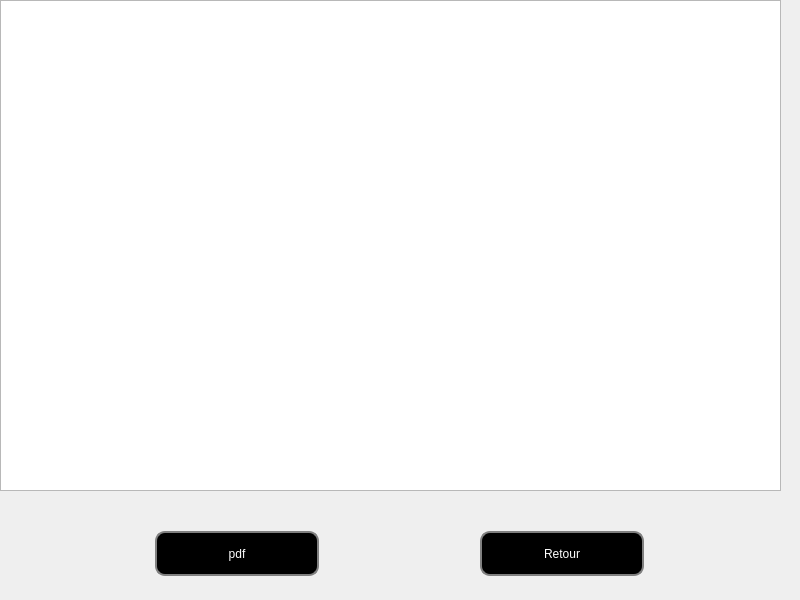
<?xml version="1.0" encoding="UTF-8"?>
<ui version="4.0">
 <class>ordon</class>
 <widget class="QDialog" name="ordon">
  <property name="geometry">
   <rect>
    <x>0</x>
    <y>0</y>
    <width>800</width>
    <height>600</height>
   </rect>
  </property>
  <property name="windowTitle">
   <string>Dialog</string>
  </property>
  <widget class="QStackedWidget" name="stackedWidget">
   <property name="geometry">
    <rect>
     <x>-10</x>
     <y>0</y>
     <width>801</width>
     <height>591</height>
    </rect>
   </property>
   <property name="styleSheet">
    <string notr="true">#MyLoginForm {
background: red;
}

#mainFrame {
border: 3px solid red;
border-radius: 40px;
background: white;
}
QLineEdit {
padding: 1px;
border-style: solid;
border: 2px solid green;
border-radius: 8px;
}

QPushButton {
color: white;
  background: bleu;

border-width: 2px;
border-color: gray;
border-style: solid;
border-radius: 10;
padding: 3px;
font-size: 12px;
padding-left: 5px;
padding-right: 5px;
min-width: 150px;
max-width: 150px;
min-height: 35px;
max-height: 35px;
}
QLabel {
font-weight: blue;
font-size: 13px;
}
QPushButton:hover { background-color: #66c011; }
</string>
   </property>
   <property name="currentIndex">
    <number>2</number>
   </property>
   <widget class="QWidget" name="page">
    <widget class="QWidget" name="layoutWidget">
     <property name="geometry">
      <rect>
       <x>310</x>
       <y>10</y>
       <width>166</width>
       <height>581</height>
      </rect>
     </property>
     <layout class="QVBoxLayout" name="verticalLayout">
      <item>
       <widget class="QPushButton" name="pushButton">
        <property name="text">
         <string>Ajouter</string>
        </property>
       </widget>
      </item>
      <item>
       <widget class="QPushButton" name="pushButton_2">
        <property name="text">
         <string>Afficher</string>
        </property>
       </widget>
      </item>
      <item>
       <widget class="QPushButton" name="pushButton_6">
        <property name="text">
         <string>modifier</string>
        </property>
       </widget>
      </item>
      <item>
       <widget class="QPushButton" name="pushButton_3">
        <property name="text">
         <string>Supprimer</string>
        </property>
       </widget>
      </item>
      <item>
       <widget class="QPushButton" name="pushButton_14">
        <property name="text">
         <string>Retour</string>
        </property>
       </widget>
      </item>
     </layout>
    </widget>
   </widget>
   <widget class="QWidget" name="page_4">
    <widget class="QGroupBox" name="groupBox">
     <property name="geometry">
      <rect>
       <x>20</x>
       <y>130</y>
       <width>771</width>
       <height>231</height>
      </rect>
     </property>
     <property name="title">
      <string>ajouter ordonnance</string>
     </property>
     <widget class="QLabel" name="label">
      <property name="geometry">
       <rect>
        <x>10</x>
        <y>40</y>
        <width>71</width>
        <height>16</height>
       </rect>
      </property>
      <property name="text">
       <string>numero </string>
      </property>
     </widget>
     <widget class="QLineEdit" name="line_id">
      <property name="geometry">
       <rect>
        <x>109</x>
        <y>40</y>
        <width>113</width>
        <height>20</height>
       </rect>
      </property>
     </widget>
     <widget class="QLabel" name="label_2">
      <property name="geometry">
       <rect>
        <x>10</x>
        <y>130</y>
        <width>81</width>
        <height>16</height>
       </rect>
      </property>
      <property name="text">
       <string>date</string>
      </property>
     </widget>
     <widget class="QLineEdit" name="lineEdit_50">
      <property name="geometry">
       <rect>
        <x>110</x>
        <y>127</y>
        <width>113</width>
        <height>22</height>
       </rect>
      </property>
     </widget>
    </widget>
    <widget class="QWidget" name="horizontalLayoutWidget">
     <property name="geometry">
      <rect>
       <x>20</x>
       <y>510</y>
       <width>781</width>
       <height>80</height>
      </rect>
     </property>
     <layout class="QHBoxLayout" name="horizontalLayout_3">
      <item>
       <widget class="QPushButton" name="pb_ajouter">
        <property name="text">
         <string>ajouter</string>
        </property>
       </widget>
      </item>
      <item>
       <widget class="QPushButton" name="pushButton_7">
        <property name="text">
         <string>Retour</string>
        </property>
       </widget>
      </item>
     </layout>
    </widget>
   </widget>
   <widget class="QWidget" name="page_3">
    <widget class="QWidget" name="layoutWidget_3">
     <property name="geometry">
      <rect>
       <x>10</x>
       <y>530</y>
       <width>801</width>
       <height>47</height>
      </rect>
     </property>
     <layout class="QHBoxLayout" name="horizontalLayout">
      <item>
       <widget class="QPushButton" name="pushButton_4">
        <property name="text">
         <string>pdf</string>
        </property>
       </widget>
      </item>
      <item>
       <widget class="QPushButton" name="pushButton_8">
        <property name="text">
         <string>Retour</string>
        </property>
       </widget>
      </item>
     </layout>
    </widget>
    <widget class="QTableView" name="tableView">
     <property name="geometry">
      <rect>
       <x>10</x>
       <y>0</y>
       <width>781</width>
       <height>491</height>
      </rect>
     </property>
    </widget>
   </widget>
   <widget class="QWidget" name="page_6">
    <widget class="QLabel" name="label_21">
     <property name="geometry">
      <rect>
       <x>40</x>
       <y>20</y>
       <width>281</width>
       <height>31</height>
      </rect>
     </property>
     <property name="font">
      <font>
       <pointsize>-1</pointsize>
      </font>
     </property>
     <property name="text">
      <string>Enregistrer dans un fichier PDF</string>
     </property>
    </widget>
    <widget class="QLineEdit" name="lineEdit_3">
     <property name="geometry">
      <rect>
       <x>40</x>
       <y>70</y>
       <width>181</width>
       <height>20</height>
      </rect>
     </property>
     <property name="text">
      <string/>
     </property>
    </widget>
    <widget class="QTextEdit" name="textEdit">
     <property name="geometry">
      <rect>
       <x>36</x>
       <y>111</y>
       <width>761</width>
       <height>371</height>
      </rect>
     </property>
    </widget>
    <widget class="QWidget" name="horizontalLayoutWidget_2">
     <property name="geometry">
      <rect>
       <x>20</x>
       <y>510</y>
       <width>781</width>
       <height>80</height>
      </rect>
     </property>
     <layout class="QHBoxLayout" name="horizontalLayout_4">
      <item>
       <widget class="QPushButton" name="pushButton_12">
        <property name="text">
         <string>enregistrer</string>
        </property>
       </widget>
      </item>
      <item>
       <widget class="QPushButton" name="pushButton_11">
        <property name="text">
         <string>annuler</string>
        </property>
       </widget>
      </item>
     </layout>
    </widget>
   </widget>
   <widget class="QWidget" name="page_5">
    <widget class="QLineEdit" name="lineEdit">
     <property name="geometry">
      <rect>
       <x>110</x>
       <y>90</y>
       <width>113</width>
       <height>20</height>
      </rect>
     </property>
    </widget>
    <widget class="QLabel" name="label_10">
     <property name="geometry">
      <rect>
       <x>30</x>
       <y>90</y>
       <width>47</width>
       <height>13</height>
      </rect>
     </property>
     <property name="text">
      <string>numero</string>
     </property>
    </widget>
    <widget class="QLabel" name="label_3">
     <property name="geometry">
      <rect>
       <x>30</x>
       <y>140</y>
       <width>55</width>
       <height>16</height>
      </rect>
     </property>
     <property name="text">
      <string>date</string>
     </property>
    </widget>
    <widget class="QDateEdit" name="dateEdit_2">
     <property name="geometry">
      <rect>
       <x>110</x>
       <y>140</y>
       <width>110</width>
       <height>22</height>
      </rect>
     </property>
    </widget>
    <widget class="QTableWidget" name="tableWidget_2">
     <property name="geometry">
      <rect>
       <x>285</x>
       <y>20</y>
       <width>511</width>
       <height>411</height>
      </rect>
     </property>
    </widget>
    <widget class="QWidget" name="horizontalLayoutWidget_3">
     <property name="geometry">
      <rect>
       <x>10</x>
       <y>510</y>
       <width>791</width>
       <height>80</height>
      </rect>
     </property>
     <layout class="QHBoxLayout" name="horizontalLayout_5">
      <item>
       <widget class="QPushButton" name="pushButton_13">
        <property name="text">
         <string>modifer</string>
        </property>
       </widget>
      </item>
      <item>
       <widget class="QPushButton" name="pushButton_10">
        <property name="text">
         <string>Retour</string>
        </property>
       </widget>
      </item>
     </layout>
    </widget>
   </widget>
   <widget class="QWidget" name="page_2">
    <widget class="QLabel" name="label_4">
     <property name="geometry">
      <rect>
       <x>40</x>
       <y>220</y>
       <width>251</width>
       <height>21</height>
      </rect>
     </property>
     <property name="text">
      <string>donner numero d'ordonnance a supprimer</string>
     </property>
    </widget>
    <widget class="QWidget" name="layoutWidget_4">
     <property name="geometry">
      <rect>
       <x>20</x>
       <y>540</y>
       <width>781</width>
       <height>47</height>
      </rect>
     </property>
     <layout class="QHBoxLayout" name="horizontalLayout_2">
      <item>
       <widget class="QPushButton" name="pb_supprimer">
        <property name="text">
         <string>supprimer</string>
        </property>
       </widget>
      </item>
      <item>
       <widget class="QPushButton" name="pushButton_9">
        <property name="text">
         <string>Retour</string>
        </property>
       </widget>
      </item>
     </layout>
    </widget>
    <widget class="QLineEdit" name="lineEdit_2">
     <property name="geometry">
      <rect>
       <x>350</x>
       <y>220</y>
       <width>171</width>
       <height>22</height>
      </rect>
     </property>
    </widget>
   </widget>
   <widget class="QWidget" name="page_7">
    <widget class="QTableView" name="tableView_2">
     <property name="geometry">
      <rect>
       <x>40</x>
       <y>80</y>
       <width>331</width>
       <height>291</height>
      </rect>
     </property>
    </widget>
    <widget class="QLabel" name="label_5">
     <property name="geometry">
      <rect>
       <x>430</x>
       <y>190</y>
       <width>81</width>
       <height>16</height>
      </rect>
     </property>
     <property name="text">
      <string>numero_ord</string>
     </property>
    </widget>
    <widget class="QLabel" name="label_6">
     <property name="geometry">
      <rect>
       <x>430</x>
       <y>280</y>
       <width>55</width>
       <height>16</height>
      </rect>
     </property>
     <property name="text">
      <string>date</string>
     </property>
    </widget>
    <widget class="QLineEdit" name="lineEdit_4">
     <property name="geometry">
      <rect>
       <x>530</x>
       <y>190</y>
       <width>113</width>
       <height>22</height>
      </rect>
     </property>
    </widget>
    <widget class="QPushButton" name="pushButton_66">
     <property name="geometry">
      <rect>
       <x>190</x>
       <y>450</y>
       <width>164</width>
       <height>45</height>
      </rect>
     </property>
     <property name="text">
      <string>modifier</string>
     </property>
    </widget>
    <widget class="QPushButton" name="pushButton_15">
     <property name="geometry">
      <rect>
       <x>430</x>
       <y>450</y>
       <width>164</width>
       <height>45</height>
      </rect>
     </property>
     <property name="text">
      <string>retour</string>
     </property>
    </widget>
    <widget class="QLineEdit" name="lineEdit_52">
     <property name="geometry">
      <rect>
       <x>530</x>
       <y>280</y>
       <width>113</width>
       <height>22</height>
      </rect>
     </property>
    </widget>
   </widget>
  </widget>
 </widget>
 <resources/>
 <connections/>
</ui>
